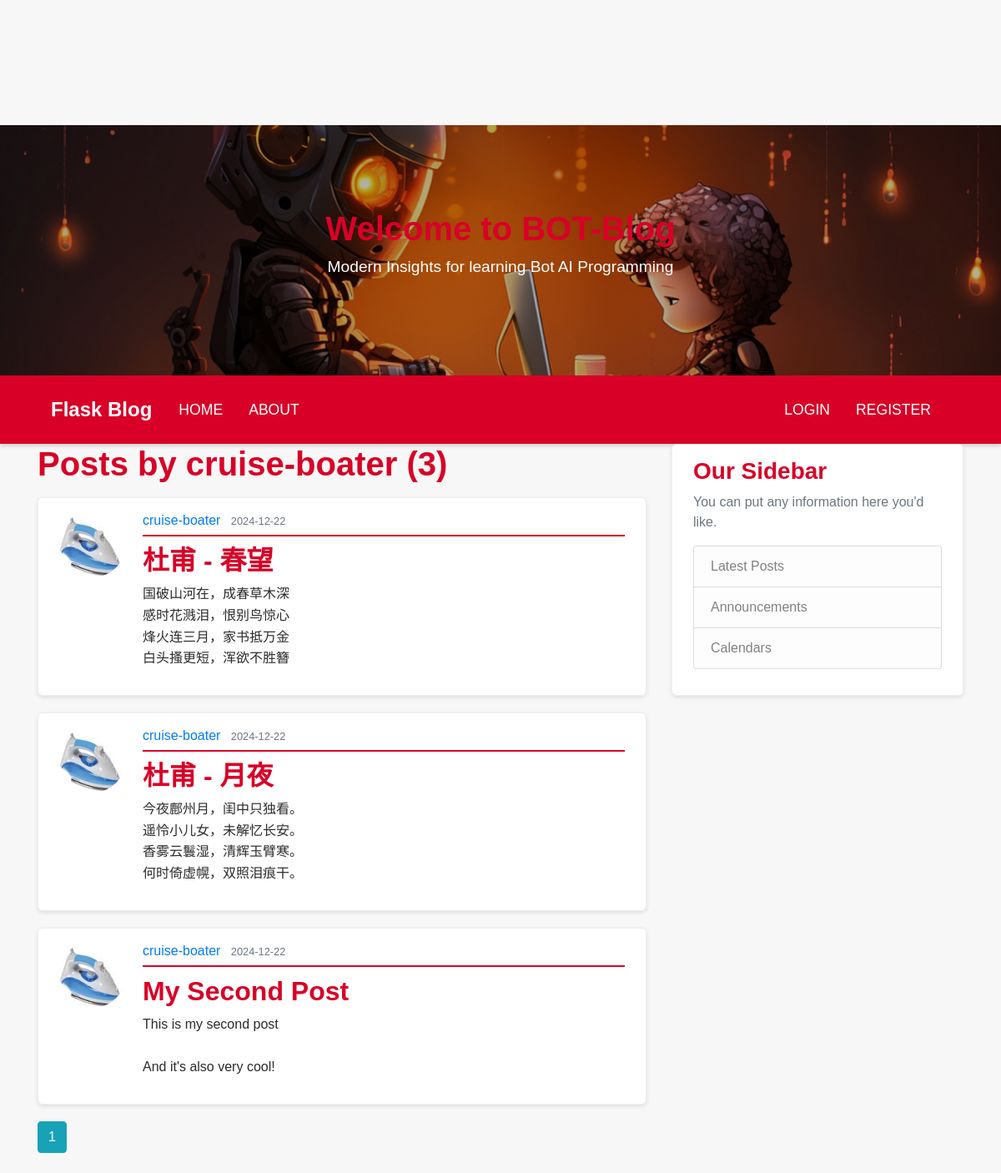
Screenshot of /user/cruise-boater with the database file from the repository.
### flaskblog/models.py (models this page shows, shortened)
class User(db.Model, UserMixin):
    id = db.Column(db.Integer, primary_key=True)
    username = db.Column(db.String(20), unique=True, nullable=False)
    email = db.Column(db.String(120), unique=True, nullable=False)
    image_file = db.Column(db.String(20), nullable=False, default='brainsurgeon.jpg')
    password = db.Column(db.String(60), nullable=False)
    posts = db.relationship('Post', backref='author', lazy=True)

class Post(db.Model):
    id = db.Column(db.Integer, primary_key=True)
    title = db.Column(db.String(100), nullable=False)
    date_posted = db.Column(db.DateTime, nullable=False, default=datetime.utcnow)
    content = db.Column(db.Text, nullable=False)
    user_id = db.Column(db.Integer, db.ForeignKey('user.id'), nullable=False)

### flaskblog/users/routes.py (the view)
@users.route("/user/<string:username>" )
def user_posts(username):
    page  = request.args.get('page', 1, type=int)
    user = User.query.filter_by(username=username).first_or_404()
    posts = Post.query.filter_by(author=user)\
        .order_by(Post.date_posted.desc())\
        .paginate(page=page, per_page=3)
    return render_template('user_posts.html', posts=posts, user=user)

### flaskblog/templates/user_posts.html
<!DOCTYPE html>
{% extends "layout.html" %}
{% block content%}
    <h1 class="mb-3">Posts by {{ user.username }} ({{ posts.total }})</h1>
{% for post in posts.items %}
<article class="media content-section">
	<img class="rounded-circle article-img"
		src="{{ url_for('static', filename='profile_pics/' +post.author.image_file) }}">
	<div class="media-body">
		<div class="article-metadata">
			<a class="mr-2" href="{{ url_for('users.user_posts', username=post.author.username) }}">{{ post.author.username }}</a>
			<small class="text-muted">{{ post.date_posted.strftime('%Y-%m-%d') }}</small>
		</div>
		<h2><a class="article-title" href="{{ url_for('posts.post', post_id=post.id) }}">{{ post.title }}</a></h2>
		<p class="article-content">{{ post.content }}</p>
	</div>
</article>
{% endfor %}
	{% for page_num in posts.iter_pages(left_edge=1, right_edge=1, left_current=1, right_current=2) %}
		{% if page_num %}
			{% if posts.page == page_num %}
				<a class="btn btn-info mb-4" href="{{ url_for('users.user_posts', username=user.username,  page=page_num) }}">{{ page_num }}</a>
			{% else %}
				<a class="btn btn-outline-info mb-4" href="{{ url_for('users.user_posts', username=user.username,  page=page_num) }}">{{ page_num }}</a>
			{% endif %}
		{% else %}
			...
		{% endif %}
	{% endfor %}
{% endblock content %}

### flaskblog/static/main.css (style rules this page uses)
body { background: #f7f7f7; color: #2b2b2b; margin-top: 5rem; font-family: Arial, sans-serif; }
h1, h2, h3, h4, h5, h6 { color: #d80027; font-weight: bold; }
body { padding-top: 70px; }
.content-section { background: #ffffff; padding: 15px 25px; border: 1px solid #eeeeee; border-radius: 6px; box-shadow: 0 2px 5px rgba(0, 0, 0, 0.1); margin-bottom: 20px; }
.article-title { color: #d80027; font-weight: bold; }
.article-content { white-space: pre-line; line-height: 1.6; }
.article-img { height: 80px; width: 80px; margin-right: 20px; border-radius: 5px; }
.article-metadata { padding-bottom: 5px; margin-bottom: 10px; border-bottom: 2px solid #d80027; }

### rows the page displays
User: username "cruise-boater"
Post: image_file (picture), author.username "cruise-boater", date_posted "2024-12-22", title "杜甫 - 春望", content "国破山河在，成春草木深 感时花溅泪，恨别鸟惊心 烽火连三月，家书抵万金 白头搔更短，浑欲不胜簪"
Post: image_file (picture), author.username "cruise-boater", date_posted "2024-12-22", title "杜甫 - 月夜", content "今夜鄜州月，闺中只独看。 遥怜小儿女，未解忆长安。 香雾云鬟湿，清辉玉臂寒。 何时倚虚幌，双照泪痕干。"
Post: image_file (picture), author.username "cruise-boater", date_posted "2024-12-22", title "My Second Post", content "This is my second post And it's also very cool!"

### other values shown
{{ posts.total }} "3"
{{ page_num }} "1"
